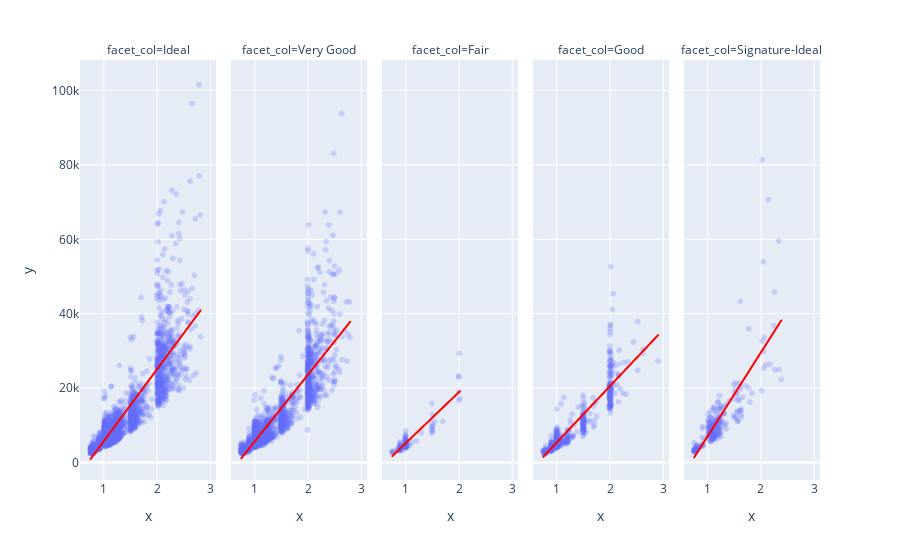

Write notebook code for a chart like this one.
### Code cell
import plotly.express as px
fig = px.scatter(x=data['Carat Weight'], y=data['Price'], facet_col = data['Cut'], opacity = 0.25, trendline='ols', trendline_color_override = 'red')
fig.show()

### Figure 1 — Plotly figure (JSON) as saved in the notebook; plotly's stock layout.template omitted (floating-point values rounded to 4 significant figures; data arrays with more than 128 entries replaced by an {"elided": "..."} marker saying what was removed)
{"data": [{"hovertemplate": "facet_col=Ideal<br>x=%{x}<br>y=%{y}<extra></extra>", "legendgroup": "", "marker": {"color": "#636efa", "opacity": 0.25, "symbol": "circle"}, "mode": "markers", "name": "", "showlegend": false, "type": "scattergl", "x": {"elided": "2482 float values"}, "xaxis": "x", "y": {"elided": "2482 int values"}, "yaxis": "y"}, {"hovertemplate": "<b>OLS trendline</b><br>y = 19307.8 * x + -13561.6<br>R<sup>2</sup>=0.731079<br><br>facet_col=Ideal<br>x=%{x}<br>y=%{y} <b>(trend)</b><extra></extra>", "legendgroup": "", "line": {"color": "red"}, "marker": {"color": "#636efa", "symbol": "circle"}, "mode": "lines", "name": "", "showlegend": false, "type": "scattergl", "x": {"elided": "2482 float values"}, "xaxis": "x", "y": {"elided": "2482 float values"}, "yaxis": "y"}, {"hovertemplate": "facet_col=Very Good<br>x=%{x}<br>y=%{y}<extra></extra>", "legendgroup": "", "marker": {"color": "#636efa", "opacity": 0.25, "symbol": "circle"}, "mode": "markers", "name": "", "showlegend": false, "type": "scattergl", "x": {"elided": "2428 float values"}, "xaxis": "x2", "y": {"elided": "2428 int values"}, "yaxis": "y2"}, {"hovertemplate": "<b>OLS trendline</b><br>y = 17938.1 * x + -12425.7<br>R<sup>2</sup>=0.751164<br><br>facet_col=Very Good<br>x=%{x}<br>y=%{y} <b>(trend)</b><extra></extra>", "legendgroup": "", "line": {"color": "red"}, "marker": {"color": "#636efa", "symbol": "circle"}, "mode": "lines", "name": "", "showlegend": false, "type": "scattergl", "x": {"elided": "2428 float values"}, "xaxis": "x2", "y": {"elided": "2428 float values"}, "yaxis": "y2"}, {"hovertemplate": "facet_col=Fair<br>x=%{x}<br>y=%{y}<extra></extra>", "legendgroup": "", "marker": {"color": "#636efa", "opacity": 0.25, "symbol": "circle"}, "mode": "markers", "name": "", "showlegend": false, "type": "scattergl", "x": {"elided": "129 float values"}, "xaxis": "x3", "y": {"elided": "129 int values"}, "yaxis": "y3"}, {"hovertemplate": "<b>OLS trendline</b><br>y = 13731.9 * x + -8651.53<br>R<sup>2</sup>=0.843598<br><br>facet_col=Fair<br>x=%{x}<br>y=%{y} <b>(trend)</b><extra></extra>", "legendgroup": "", "line": {"color": "red"}, "marker": {"color": "#636efa", "symbol": "circle"}, "mode": "lines", "name": "", "showlegend": false, "type": "scattergl", "x": {"elided": "129 float values"}, "xaxis": "x3", "y": {"elided": "129 float values"}, "yaxis": "y3"}, {"hovertemplate": "facet_col=Good<br>x=%{x}<br>y=%{y}<extra></extra>", "legendgroup": "", "marker": {"color": "#636efa", "opacity": 0.25, "symbol": "circle"}, "mode": "markers", "name": "", "showlegend": false, "type": "scattergl", "x": {"elided": "708 float values"}, "xaxis": "x4", "y": {"elided": "708 int values"}, "yaxis": "y4"}, {"hovertemplate": "<b>OLS trendline</b><br>y = 15154.7 * x + -9903.56<br>R<sup>2</sup>=0.813758<br><br>facet_col=Good<br>x=%{x}<br>y=%{y} <b>(trend)</b><extra></extra>", "legendgroup": "", "line": {"color": "red"}, "marker": {"color": "#636efa", "symbol": "circle"}, "mode": "lines", "name": "", "showlegend": false, "type": "scattergl", "x": {"elided": "708 float values"}, "xaxis": "x4", "y": {"elided": "708 float values"}, "yaxis": "y4"}, {"hovertemplate": "facet_col=Signature-Ideal<br>x=%{x}<br>y=%{y}<extra></extra>", "legendgroup": "", "marker": {"color": "#636efa", "opacity": 0.25, "symbol": "circle"}, "mode": "markers", "name": "", "showlegend": false, "type": "scattergl", "x": {"elided": "253 float values"}, "xaxis": "x5", "y": {"elided": "253 int values"}, "yaxis": "y5"}, {"hovertemplate": "<b>OLS trendline</b><br>y = 22493 * x + -15567.4<br>R<sup>2</sup>=0.630698<br><br>facet_col=Signature-Ideal<br>x=%{x}<br>y=%{y} <b>(trend)</b><extra></extra>", "legendgroup": "", "line": {"color": "red"}, "marker": {"color": "#636efa", "symbol": "circle"}, "mode": "lines", "name": "", "showlegend": false, "type": "scattergl", "x": {"elided": "253 float values"}, "xaxis": "x5", "y": {"elided": "253 float values"}, "yaxis": "y5"}], "layout": {"annotations": [{"font": {}, "showarrow": false, "text": "facet_col=Ideal", "x": 0.092, "xanchor": "center", "xref": "paper", "y": 1, "yanchor": "bottom", "yref": "paper"}, {"font": {}, "showarrow": false, "text": "facet_col=Very Good", "x": 0.296, "xanchor": "center", "xref": "paper", "y": 1, "yanchor": "bottom", "yref": "paper"}, {"font": {}, "showarrow": false, "text": "facet_col=Fair", "x": 0.5, "xanchor": "center", "xref": "paper", "y": 1, "yanchor": "bottom", "yref": "paper"}, {"font": {}, "showarrow": false, "text": "facet_col=Good", "x": 0.704, "xanchor": "center", "xref": "paper", "y": 1, "yanchor": "bottom", "yref": "paper"}, {"font": {}, "showarrow": false, "text": "facet_col=Signature-Ideal", "x": 0.908, "xanchor": "center", "xref": "paper", "y": 1, "yanchor": "bottom", "yref": "paper"}], "legend": {"tracegroupgap": 0}, "margin": {"t": 60}, "xaxis": {"anchor": "y", "domain": [0, 0.184], "title": {"text": "x"}}, "xaxis2": {"anchor": "y2", "domain": [0.204, 0.388], "matches": "x", "title": {"text": "x"}}, "xaxis3": {"anchor": "y3", "domain": [0.408, 0.592], "matches": "x", "title": {"text": "x"}}, "xaxis4": {"anchor": "y4", "domain": [0.612, 0.796], "matches": "x", "title": {"text": "x"}}, "xaxis5": {"anchor": "y5", "domain": [0.816, 1], "matches": "x", "title": {"text": "x"}}, "yaxis": {"anchor": "x", "domain": [0, 1], "title": {"text": "y"}}, "yaxis2": {"anchor": "x2", "domain": [0, 1], "matches": "y", "showticklabels": false}, "yaxis3": {"anchor": "x3", "domain": [0, 1], "matches": "y", "showticklabels": false}, "yaxis4": {"anchor": "x4", "domain": [0, 1], "matches": "y", "showticklabels": false}, "yaxis5": {"anchor": "x5", "domain": [0, 1], "matches": "y", "showticklabels": false}}}
